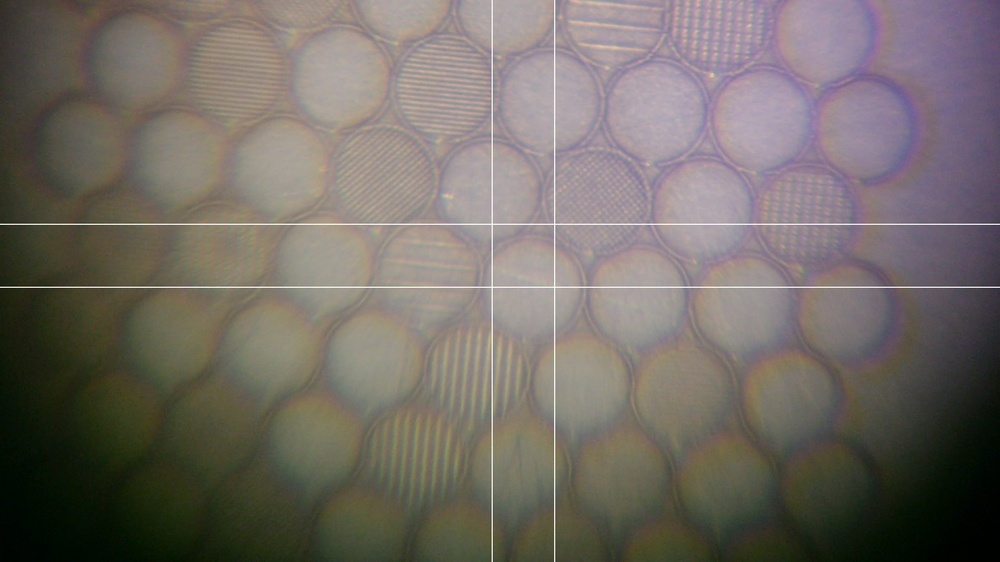
#> input picture SUS/SUS_ハッチング2_照明あり_IOHD0018 - frame at 0m3s.jpg, 1000 x 562 px, shrunk from 1920 x 1080 before the run
$ python main.py
#> lines starting #> are read from the running program, lines starting #| are printed output that depends on the picture; after the words box and inside, x2 and y2 are one past the last pixel; in counts of white or black regions, pixels touching at a corner belong together
import cv2
import numpy as np
import csv

def display(title, name):
    cv2.imshow(title, name)
    cv2.waitKey(0)
    cv2.destroyAllWindows()
    return 0

AL = ['AL_ハッチング1_照明あり_IOHD0024 - frame at 0m3s.jpg', 'AL_ハッチング1_照明なし_IOHD0027 - frame at 0m3s.jpg', 'AL_ハッチング2_照明あり_IOHD0025 - frame at 0m3s.jpg', 'AL_ハッチング2_照明なし_IOHD0028 - frame at 0m3s.jpg', 'AL_円のみ_照明あり_IOHD0023 - frame at 0m3s.jpg', 'AL_円のみ_照明あり_IOHD0023 - frame at 0m3s.jpg']
SUS = ['SUS_ハッチング1_照明あり_IOHD0017 - frame at 0m3s.jpg', 'SUS_ハッチング1_照明なし_IOHD0020 - frame at 0m3s.jpg', 'SUS_ハッチング2_照明あり_IOHD0018 - frame at 0m3s.jpg', 'SUS_ハッチング2_照明なし_IOHD0021 - frame at 0m3s.jpg', 'SUS_円のみ_照明あり_IOHD0016 - frame at 0m3s.jpg', 'SUS_円のみ_照明なし_IOHD0019 - frame at 0m3s.jpg']

#img = './AL/' + AL[4]
img = './SUS/' + SUS[2]

img_color = cv2.imread(img)
#> img_color is the input picture: shape (562, 1000, 3); mean B, G, R 101.9, 108, 114.8
print(img_color.shape)
#| (562, 1000, 3)
display('original', img_color)


img_gray = cv2.imread(img, cv2.IMREAD_GRAYSCALE)
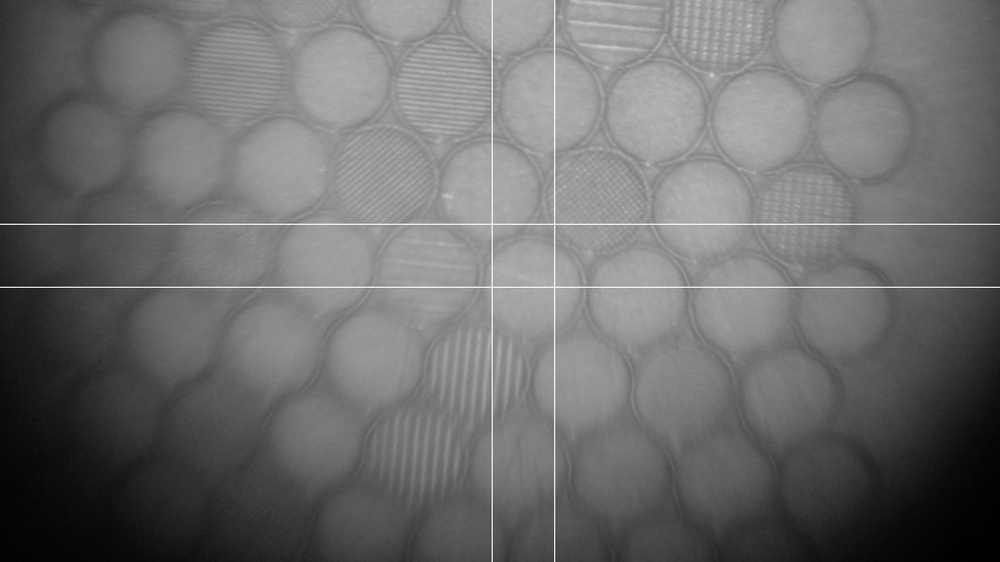
#> img_gray: shape (562, 1000); min 0, max 253, mean 109.3
# ノイズの除去、中央値を採用
img_blur = cv2.medianBlur(img_gray, 9)
display('blur', img_blur)

img_binary = cv2.adaptiveThreshold(img_blur, 255, cv2.ADAPTIVE_THRESH_GAUSSIAN_C, cv2.THRESH_BINARY, 55, 1.5)
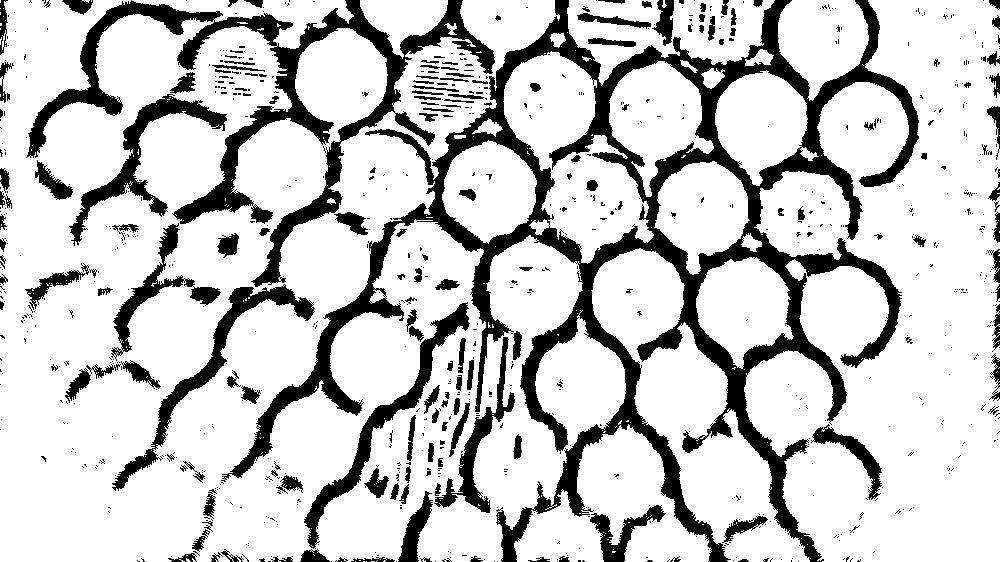
#> img_binary: shape (562, 1000); 79.4% white; 886 black regions (721 under 20 px), largest, box (x1, y1, x2, y2) and area: (221, 0, 919, 562) 58592, (26, 0, 495, 287) 18809, (304, 302, 470, 549) 4002
display('binary', img_binary)

circles = cv2.HoughCircles(img_binary, cv2.HOUGH_GRADIENT, dp=1, minDist=150, param1=100, param2=20, minRadius=60, maxRadius=120)
#> circles = [[433.5, 181.5, 94.1], [234.5, 183.5, 106.2], [394.5, 393.5, 86.4], [601.5, 106.5, 98.5], [555.5, 389.5, 79.5], [266.5, 473.5, 112.8], [466.5, 2.5, 87.4]]
# dp=0.8-1.2(解像度=小さいほど厳), minDist=円同士の最低距離, param1=100前後(Canny法の上限閾値)低いほど後検出,
# param2=円検出の閾値(低いと誤検出)
# print(circles)

circles = np.uint16(np.around(circles))# cv2の円描画用にキャスト
#> circles = [[434, 182, 94], [234, 184, 106], [394, 394, 86], [602, 106, 98], [556, 390, 80], [266, 474, 113], [466, 2, 87]]

if circles is not None:
    img_binary3 = cv2.cvtColor(img_binary,cv2.COLOR_GRAY2RGB)
    for circle in circles[0, :]:
        # 円周を描画する
        cv2.circle(img_binary3, (circle[0], circle[1]), circle[2], (0, 165, 255), 5)
        # 中心点を描画する
        cv2.circle(img_binary3, (circle[0], circle[1]), 2, (0, 0, 255), 3)
#> this loop made 7 passes
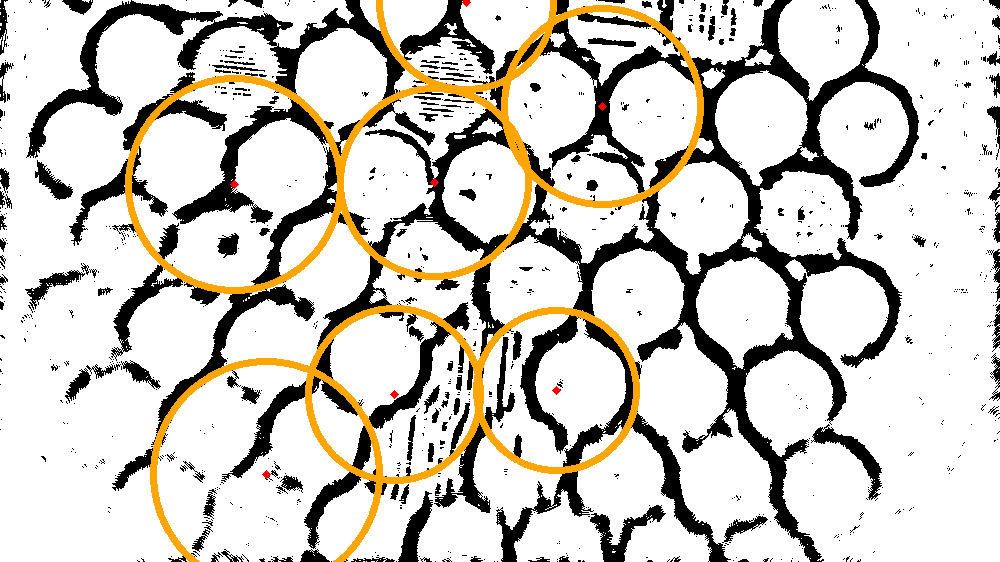
#> img_binary3: shape (562, 1000, 3); mean B, G, R 195.5, 202.8, 207
    display('after', img_binary3)

    with open('./result.csv', 'a') as f:
        writer = csv.writer(f)
        for circle in circles[0, :]:
            # 円周を描画する
            cv2.circle(img_color, (circle[0], circle[1]), circle[2], (0, 165, 255), 5)
            # 中心点を描画する
            cv2.circle(img_color, (circle[0], circle[1]), 2, (0, 0, 255), 3)

            writer.writerow([str(circle[0]), str(circle[1])])
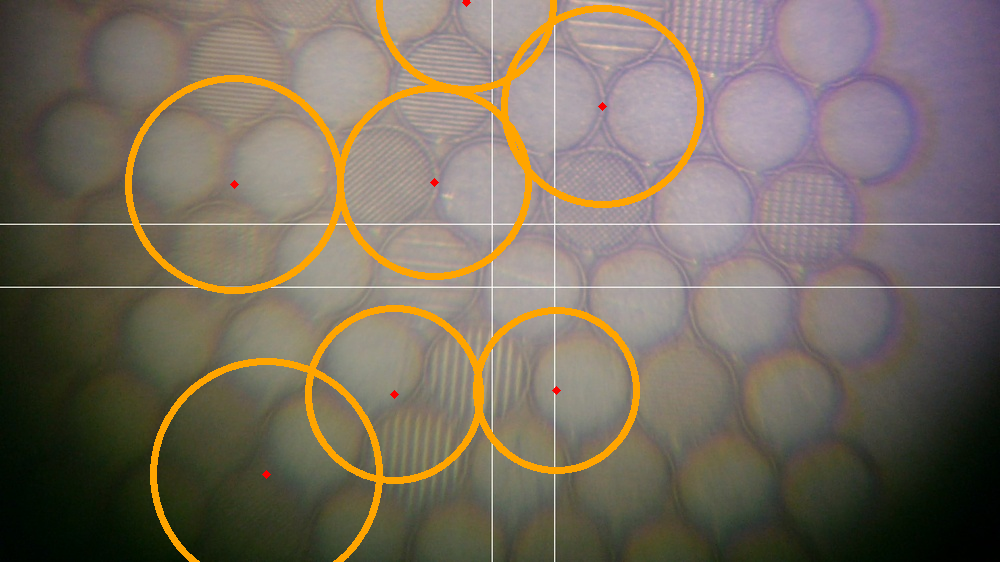
#> img_color: shape (562, 1000, 3); 4.53% of pixels changed, all inside (x1, y1, x2, y2) = (125, 0, 704, 562)
        display('result', img_color)
        cv2.imwrite("result.png", img_color)
